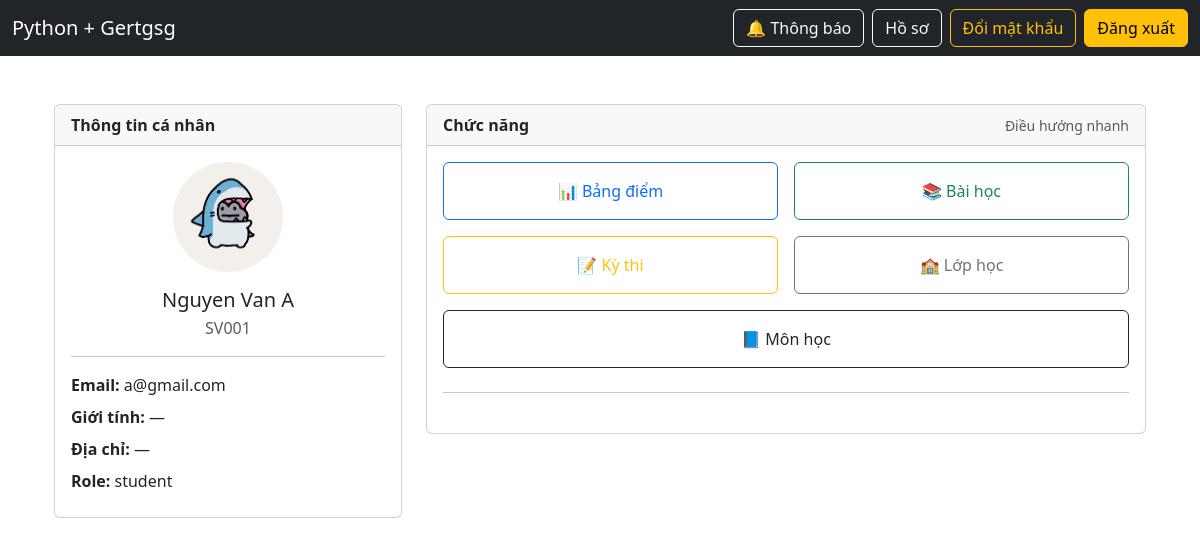
Page /student/home (signed in) on the earlier database version.
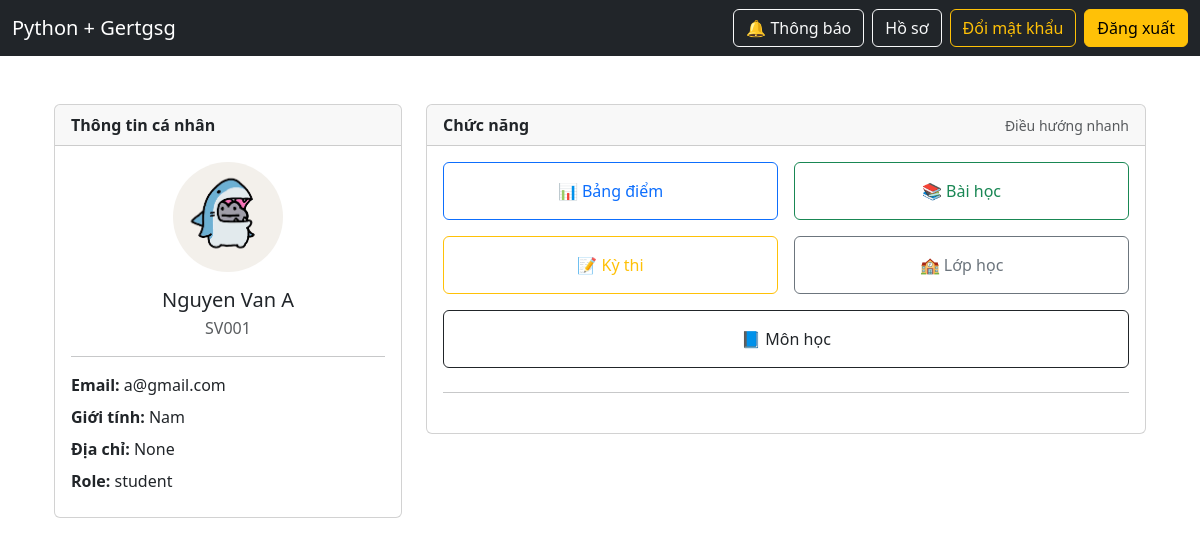
Same page on the later database version.
### models.py (models this page shows, shortened)
class Student(UserMixin, db.Model):
    __tablename__ = "students"
    id = db.Column(db.Integer, primary_key=True)
    ma_sv = db.Column(db.String(50), unique=True, nullable=False, index=True)
    ten_sv = db.Column(db.String(255), nullable=False, index=True)
    email = db.Column(db.String(255), unique=True, nullable=False, index=True)
    mat_khau = db.Column(db.String(255), nullable=False)
    role = db.Column(db.String(20), nullable=False, default="student", index=True)
    avatar = db.Column(db.String(255), nullable=True)
    gioi_tinh = db.Column(db.String(10), nullable=True)
    dia_chi = db.Column(db.Text, nullable=True)
    failed_attempts = db.Column(db.Integer, nullable=False, default=0)
    last_failed_at = db.Column(db.DateTime, nullable=True)
    lock_until = db.Column(db.DateTime, nullable=True)
    class_id = db.Column(
        db.Integer,
        db.ForeignKey("classes.id", ondelete="SET NULL"),
        nullable=True,
        index=True,
    )
    class_ = db.relationship("Class", back_populates="students")
    teaching_classes = db.relationship(
        "Class",
        secondary=teacher_classes,
        back_populates="teachers",
        lazy="subquery",
    )

### student_routes.py (the view)
@student_bp.get("/home")
@login_required
@roles_required("student", "admin", "manager")  # admin/manager vẫn vào xem nếu muốn
def student_home():
    return render_template("student/home.html")

### app.py (called while the page is built)
@app.context_processor
def inject_csrf():
    def form_csrf_token():
        return Markup(f'<input type="hidden" name="csrf_token" value="{generate_csrf()}">')
    return dict(form_csrf_token=form_csrf_token)

@login_manager.user_loader
def load_user(user_id: str):
    try:
        return Student.query.get(int(user_id))
    except Exception:
        return None

@app.context_processor
def inject_noti_count():
    if current_user.is_authenticated:
        count = Notification.query.filter_by(user_id=current_user.id, is_read=False).count()
        return {"noti_unread_count": count}
    return {"noti_unread_count": 0}

### auth.py (called while the page is built)
def roles_required(*roles):
    def decorator(fn):
        @wraps(fn)
        def wrapper(*args, **kwargs):
            if not current_user.is_authenticated:
                abort(401)
            user_role = (getattr(current_user, "role", "") or "").strip().lower()
            if user_role not in [r.lower() for r in roles]:
                abort(403)
            return fn(*args, **kwargs)
        return wrapper
    return decorator

### templates/student/home.html (shortened to what this page needs)
{% extends "base.html" %}
{% set title="Trang sinh viên" %}
{% block content %}
<div class="container py-4">
  <div class="row g-4">
    <div class="col-lg-4">
      <div class="card text-dark">
        <div class="card-header">
          <b>Thông tin cá nhân</b>
        </div>
        <div class="card-body text-center">
          {% if current_user.avatar %}
            <img
              src="{{ url_for('static', filename='uploads/' ~ current_user.avatar) }}"
              width="110" height="110"
              style="border-radius:50%;object-fit:cover;"
              alt="avatar"
            >
          {% else %}
            <div style="width:110px;height:110px;border-radius:50%;background:#ddd;margin:0 auto;"></div>
          {% endif %}
          <h5 class="mt-3 mb-1">{{ current_user.ten_sv }}</h5>
          <div class="text-muted">{{ current_user.ma_sv }}</div>
          <hr>
          <div class="text-start">
            <div class="mb-2"><b>Email:</b> {{ current_user.email }}</div>
            <div class="mb-2"><b>Giới tính:</b> {{ current_user.gioi_tinh or "—" }}</div>
            <div class="mb-2"><b>Địa chỉ:</b> {{ current_user.dia_chi or "—" }}</div>
            <div class="mb-2"><b>Role:</b> {{ current_user.role }}</div>
          </div>
        </div>
      </div>
    </div>
    <div class="col-lg-8">
      <div class="card text-dark">
        <div class="card-header d-flex justify-content-between align-items-center">
          <b>Chức năng</b>
          <small class="text-muted">Điều hướng nhanh</small>
        </div>
        <div class="card-body">
          <div class="row g-3">
            <div class="col-md-6">
              <a class="btn btn-outline-primary w-100 py-3"
                 href="{{ url_for('student.student_grades') }}">
                📊 Bảng điểm
              </a>
            </div>
            <div class="col-md-6">
              <a class="btn btn-outline-success w-100 py-3"
                 href="{{ url_for('student.student_lessons') }}">
                📚 Bài học
              </a>
            </div>
            <div class="col-md-6">
              <a class="btn btn-outline-warning w-100 py-3"
                 href="{{ url_for('student.student_exams') }}">
                📝 Kỳ thi
              </a>
            </div>
            <div class="col-md-6">
              <a class="btn btn-outline-secondary w-100 py-3"
                 href="{{ url_for('student.student_classes') }}">
                🏫 Lớp học
              </a>
            </div>
            <div class="col-md-12">
              <a class="btn btn-outline-dark w-100 py-3"
                 href="{{ url_for('student.student_subjects') }}">
                📘 Môn học
              </a>
            </div>
          </div>
          <hr class="my-4">
        </div>
      </div>
    </div>
  </div>
</div>
{% endblock %}

Differences in the rows shown:
changed Student "Nguyen Van A": gioi_tinh "—" → "Nam"; dia_chi "—" → "None"
